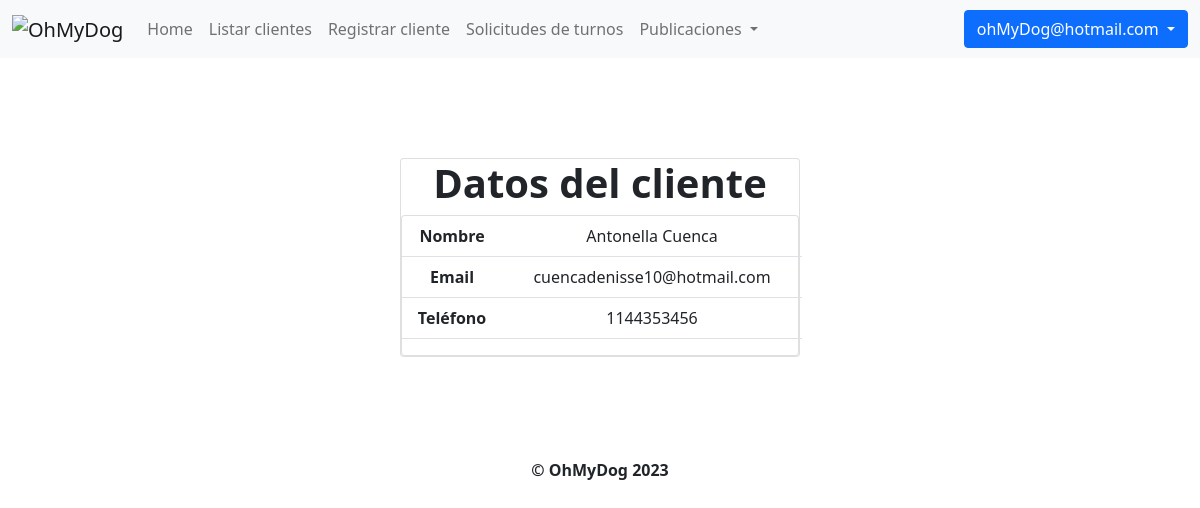
Page /clientes/5/ (signed in) on the committed database.
### OhMyDog/models.py (models this page shows, shortened)
class Usuario(AbstractBaseUser, PermissionsMixin):
    mail = models.EmailField(unique=True)
    password = models.CharField(max_length=255)
    cliente = models.OneToOneField(Cliente, null=True, on_delete=models.CASCADE)
    habilitado = models.BooleanField(default=True)
    primer_inicio = models.BooleanField(default=True)
    is_staff = models.BooleanField(default=False)
    USERNAME_FIELD = "mail"
    objects = UsuarioManager()

### OhMyDog/modelos/clientes/clientes.py (models this page shows, shortened)
class Cliente(models.Model):
    id = models.BigAutoField(primary_key=True)
    nombre = models.CharField(max_length=30)
    email = models.EmailField(max_length=30)
    telefono = models.CharField(max_length=20)
    habilitado = models.BooleanField(default=True)

### OhMyDog/views/clientes.py (the view)
# urls.py: path("clientes/<int:cliente_id>/", datos_de_un_cliente, name="datos_de_un_cliente"),
@user_passes_test(superuser_check)
def datos_de_un_cliente(request, cliente_id):
    cliente = buscar_cliente_por_id(cliente_id)
    return render(request, "datos_de_un_cliente.html", {"cliente": cliente})

### OhMyDog/modelos/clientes/__init__.py (called while the page is built)
def buscar_cliente_por_id(id):
    return Cliente.objects.get(id=id)

### OhMyDog/views/auth.py (called while the page is built)
def superuser_check(user):
    return user.is_staff

### OhMyDog/templates/datos_de_un_cliente.html (shortened to what this page needs)
{% extends 'layout.html' %}
{% block content %}
<div class="containerPequeño">
	<div class="card cardPequeño">
		<h1>Datos del cliente</h1>
		<div class="card">
			<table class="table" style="width: 400px">
				<tbody>
					<tr>
						<th scope="row">Nombre</th>
						<td>{{ cliente.nombre }}</td>
					</tr>
					<tr>
						<th scope="row">Email</th>
						<td>{{ cliente.email }}</td>
					</tr>
					<tr>
						<th scope="row">Teléfono</th>
						<td>{{ cliente.telefono }}</td>
					</tr>
				</tbody>
			</table>
		</div>
	</div>
</div>
{% endblock %}

### OhMyDog/templates/layout.html (shortened to what this page needs)
<!DOCTYPE html>
<html>
	<head>
		<link
			href="https://cdn.jsdelivr.net/npm/bootstrap@5.0.2/dist/css/bootstrap.min.css"
			rel="stylesheet"
		/>
	</head>
	<body>
		<header>
			<nav class="navbar navbar-expand-lg navbar-light bg-light">
				<div class="container-fluid">
					<a class="navbar-brand">
						<img src="http://imgfz.com/i/eq02Nh8.png" alt="OhMyDog" />
					</a>
					<div class="collapse navbar-collapse" id="navbarSupportedContent">
						<ul class="navbar-nav me-auto mb-2 mb-lg-0">
							{% if user.is_authenticated %}
								{% if user.is_staff %}
									<li class="nav-item">
										<a class="nav-link" href="{% url 'home' %}">Home</a>
									</li>
									<li class="nav-item">
										<a class="nav-link" href="{% url 'clientes' %}">Listar clientes</a>
									</li>
									<li class="nav-item">
										<a class="nav-link" href="{% url 'registrar_cliente' %}">Registrar cliente</a>
									</li>
									<li class="nav-item">
										<a class="nav-link" href="{% url 'solicitudes_de_turnos' %}">Solicitudes de turnos</a>
									</li>
									<li class="nav-item dropdown">
										<a
											class="nav-link dropdown-toggle"
											role="button"
											data-bs-toggle="dropdown"
											aria-expanded="false"
										>
											Publicaciones
										</a>
								</li>
								{% endif %}
							{% else %}
								<li class="nav-item">
									<a class="nav-link" href="{% url 'home' %}">Home</a>
								</li>
							{% endif %}
						</ul>
						{% if user.is_authenticated %}
							<li class="nav-item dropdown" style="border-radius: 6px; list-style-type: none;">
								<a class="btn {% if user.is_staff %} btn-primary {% else %} btn-success {% endif %} dropdown-toggle" href="#" id="navbarDropdown" role="button" data-bs-toggle="dropdown" aria-expanded="false">
									{{ user.mail }}
								</a>
							</li>
						{% else %}
							<li class="nav-item">
								<a class="btn btn-primary" id="iniciar_sesion" href="{% url 'login' %}">Iniciar sesión</a>
							</li>
						{% endif %}
					</div>
				</div>
			</nav>
		</header>
		<div class="content">
			{% block content %}{% endblock %}
		</div>
		<footer class="footer">
			<p style="text-align: center; font-weight: bold ">© OhMyDog 2023</p>
		</footer>
	</body>
</html>

### OhMyDog/templates/layout.html (style rules this page uses)
h1 { font-weight: bold; }
.containerPequeño { display: flex; justify-content: center; align-items: center; width: 100vw; height: 50vh; }
.cardPequeño { width: 400px; text-align: center; }

### rows in the picture
Usuario: mail "ohMyDog@hotmail.com"
Cliente: nombre "Antonella Cuenca", email "cuencadenisse10@hotmail.com", telefono "1144353456"
